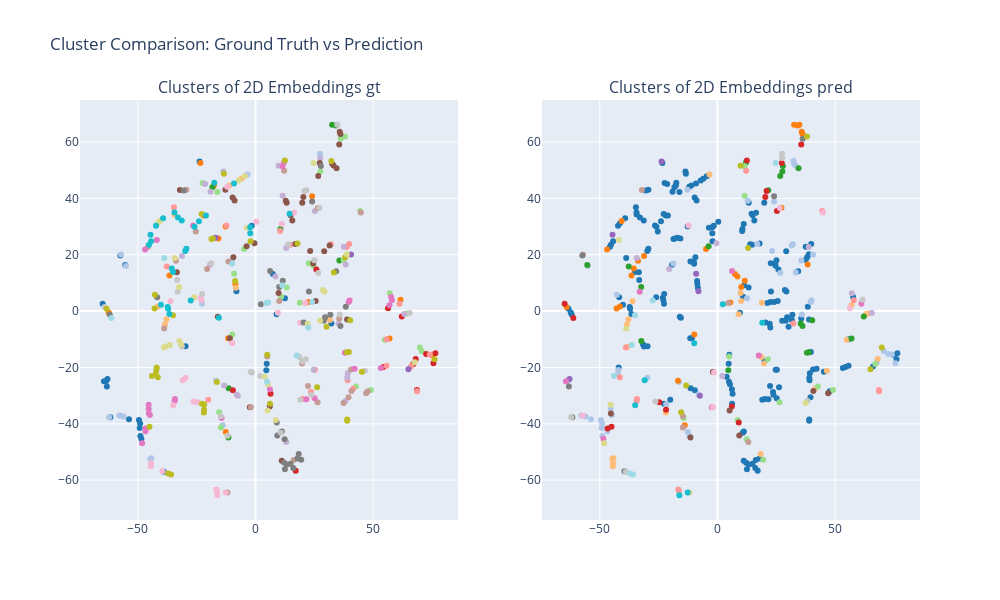

Notebook code for this chart:
### Markdown cell above
## Trained with TSDAE

### Code cell
model = SentenceTransformer("models/tsdae-model")
tsdae_res = test_model(model)
